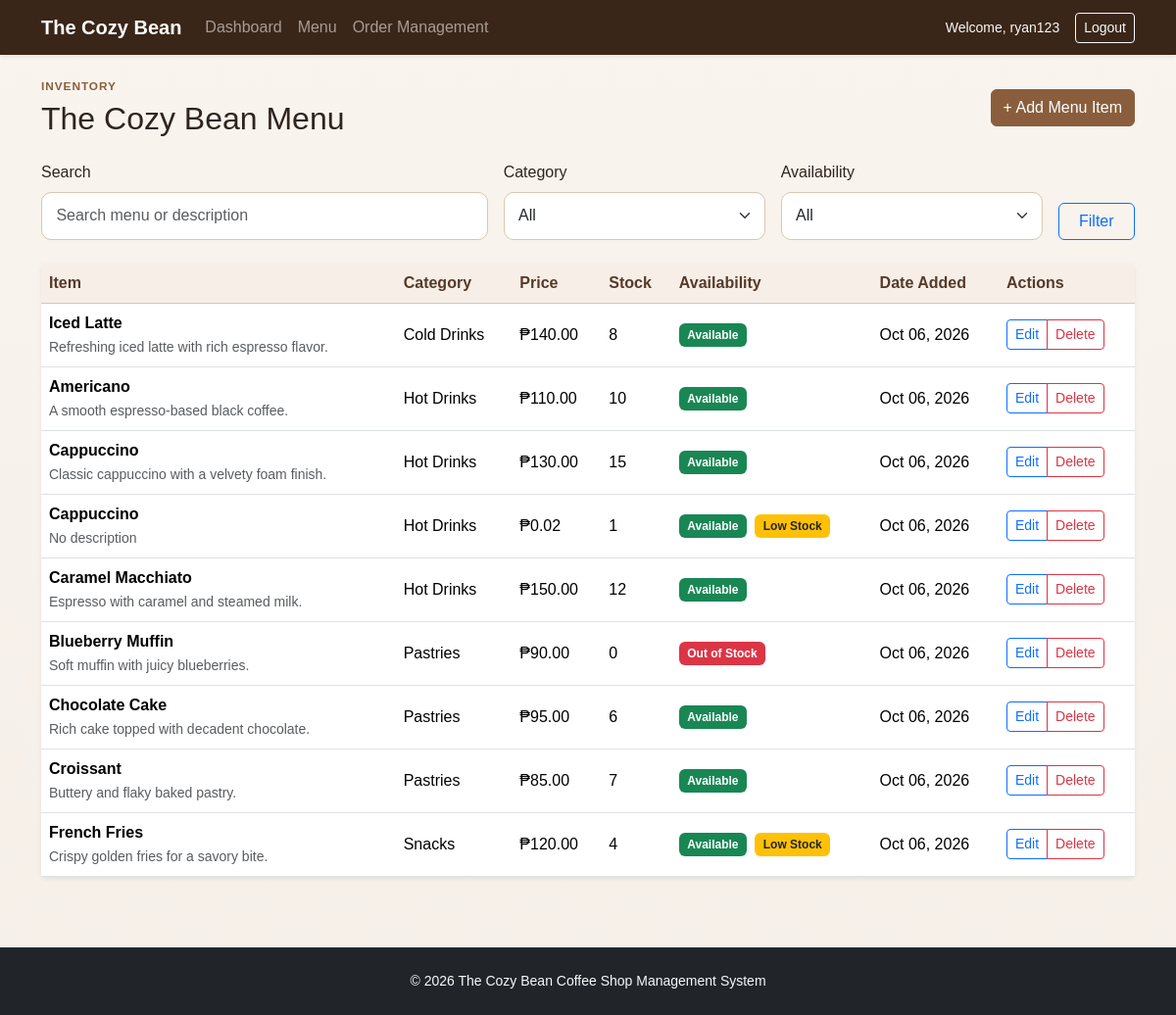
/menu/ (signed in), run on an earlier commit of the app's database.
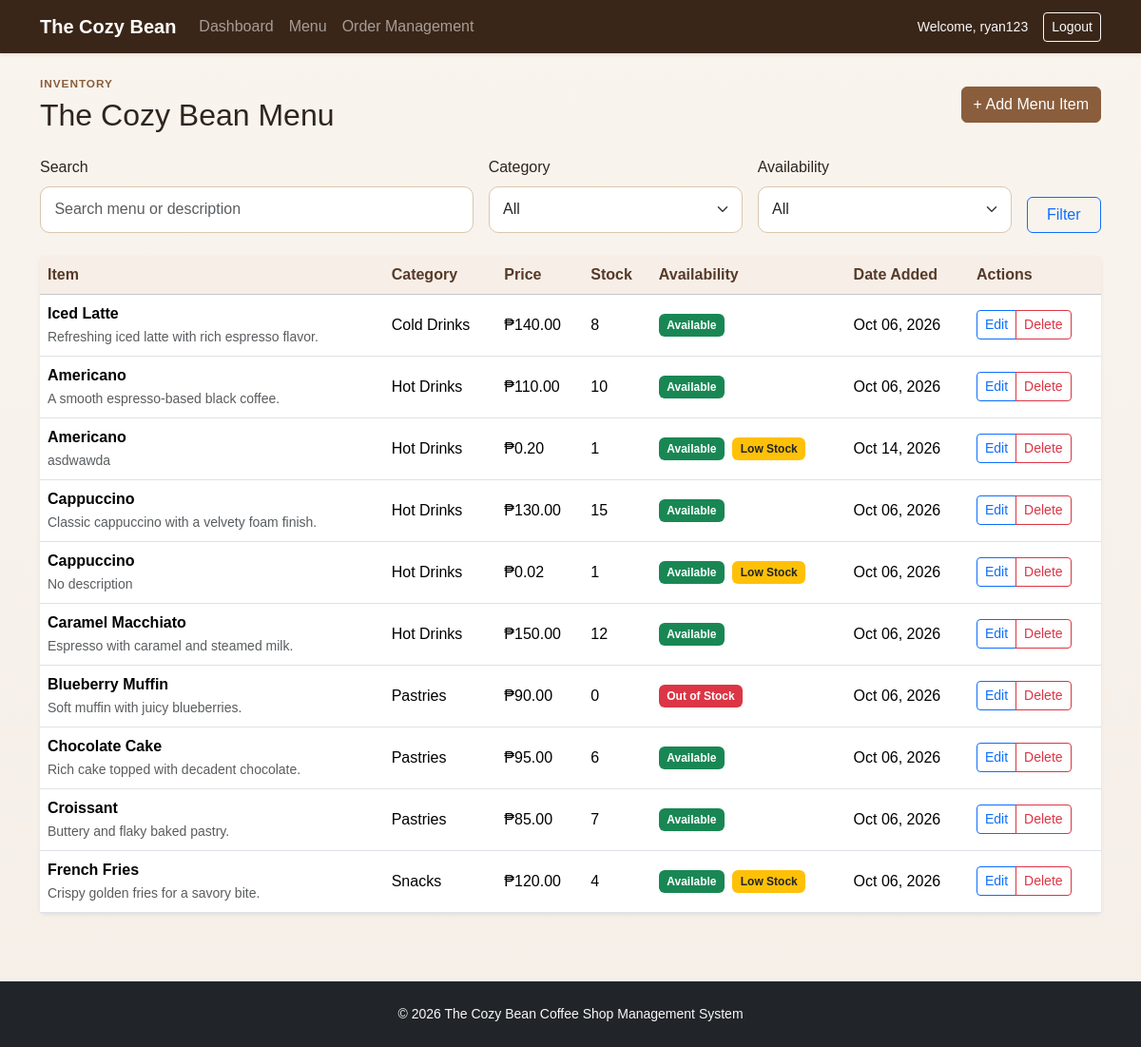
And on a later commit of the database.
### coffee_shop/models.py (models this page shows, shortened)
class MenuItem(models.Model):
    CATEGORY_CHOICES = [
        ('Hot Drinks', 'Hot Drinks'),
        ('Cold Drinks', 'Cold Drinks'),
        ('Pastries', 'Pastries'),
        ('Snacks', 'Snacks'),
    ]
    AVAILABILITY_CHOICES = [
        ('Available', 'Available'),
        ('Out of Stock', 'Out of Stock'),
    ]
    name = models.CharField(max_length=150)
    category = models.CharField(max_length=30, choices=CATEGORY_CHOICES)
    price = models.DecimalField(max_digits=10, decimal_places=2)
    stock_quantity = models.IntegerField(default=0)
    availability = models.CharField(max_length=20, choices=AVAILABILITY_CHOICES, default='Available')
    description = models.TextField(blank=True)
    date_added = models.DateTimeField(auto_now_add=True)
    class Meta:
        ordering = ('category', 'name')
    @property
    def is_low_stock(self):
        return 0 < self.stock_quantity < 5

### coffee_shop/views.py (the view)
# urls.py: path('menu/', views.menu_list, name='menu_list'),
@staff_required
def menu_list(request):
    items = MenuItem.objects.all()
    search_query = request.GET.get('search', '').strip()
    category = request.GET.get('category', '')
    availability = request.GET.get('availability', '')
    if search_query:
        items = items.filter(Q(name__icontains=search_query) | Q(description__icontains=search_query))
    if category:
        items = items.filter(category=category)
    if availability:
        items = items.filter(availability=availability)
    context = {
        'items': items,
        'categories': [choice[0] for choice in MenuItem.CATEGORY_CHOICES],
        'search_query': search_query,
        'selected_category': category,
        'selected_availability': availability,
        'availability_choices': [choice[0] for choice in MenuItem.AVAILABILITY_CHOICES],
    }
    return render(request, 'coffee_shop/menu_list.html', context)

### coffee_shop/views.py (called while the page is built)
def staff_required(view_func):
    @wraps(view_func)
    @login_required
    def _wrapped_view(request, *args, **kwargs):
        if not request.user.is_staff:
            raise PermissionDenied
        return view_func(request, *args, **kwargs)
    return _wrapped_view

### coffee_shop/templates/coffee_shop/menu_list.html (shortened to what this page needs)
{% extends 'coffee_shop/base.html' %}
{% block content %}
<div class="d-flex justify-content-between align-items-center flex-wrap gap-3 mb-4">
    <div>
        <p class="section-label mb-1">Inventory</p>
        <h2 class="mb-0">The Cozy Bean Menu</h2>
    </div>
    <a href="{% url 'menu_create' %}" class="btn btn-primary">+ Add Menu Item</a>
</div>
<form method="get" class="row g-3 mb-4 align-items-end">
    <div class="col-md-5">
        <label class="form-label">Search</label>
        <input type="text" name="search" value="{{ search_query }}" class="form-control" placeholder="Search menu or description">
    </div>
    <div class="col-md-3">
        <label class="form-label">Category</label>
        <select name="category" class="form-select">
            <option value="">All</option>
        </select>
    </div>
    <div class="col-md-3">
        <label class="form-label">Availability</label>
        <select name="availability" class="form-select">
            <option value="">All</option>
        </select>
    </div>
    <div class="col-md-1 d-grid">
        <button type="submit" class="btn btn-outline-primary">Filter</button>
    </div>
</form>
<div class="card shadow-sm border-0">
    <div class="card-body p-0">
        <div class="table-responsive">
            <table class="table table-hover align-middle mb-0">
                <thead class="table-light">
                    <tr>
                        <th>Item</th>
                        <th>Category</th>
                        <th>Price</th>
                        <th>Stock</th>
                        <th>Availability</th>
                        <th>Date Added</th>
                        <th>Actions</th>
                    </tr>
                </thead>
                <tbody>
                    {% for item in items %}
                        <tr>
                            <td>
                                <div class="fw-semibold">{{ item.name }}</div>
                                <small class="text-muted">{{ item.description|default:'No description' }}</small>
                            </td>
                            <td>{{ item.category }}</td>
                            <td>₱{{ item.price|floatformat:2 }}</td>
                            <td>{{ item.stock_quantity }}</td>
                            <td>
                                {% if item.availability == 'Available' %}
                                    <span class="badge bg-success">Available</span>
                                {% else %}
                                    <span class="badge bg-danger">Out of Stock</span>
                                {% endif %}
                                {% if item.is_low_stock %}
                                    <span class="badge bg-warning text-dark ms-1">Low Stock</span>
                                {% endif %}
                            </td>
                            <td>{{ item.date_added|date:'M d, Y' }}</td>
                            <td>
                                <div class="btn-group btn-group-sm">
                                    <a href="{% url 'menu_update' item.pk %}" class="btn btn-outline-primary">Edit</a>
                                    <a href="{% url 'menu_delete' item.pk %}" class="btn btn-outline-danger">Delete</a>
                                </div>
                            </td>
                        </tr>
                    {% empty %}
                        <tr>
                            <td colspan="7" class="text-center text-muted py-4">No menu items found.</td>
                        </tr>
                    {% endfor %}
                </tbody>
            </table>
        </div>
    </div>
</div>
{% endblock %}

What changed in the data, as far as the page shows it:
added MenuItem: name "Americano", description "asdwawda", category "Hot Drinks", price "0.20", stock_quantity "1", availability "Available", shows "Low Stock", date_added "Oct 14, 2026"
